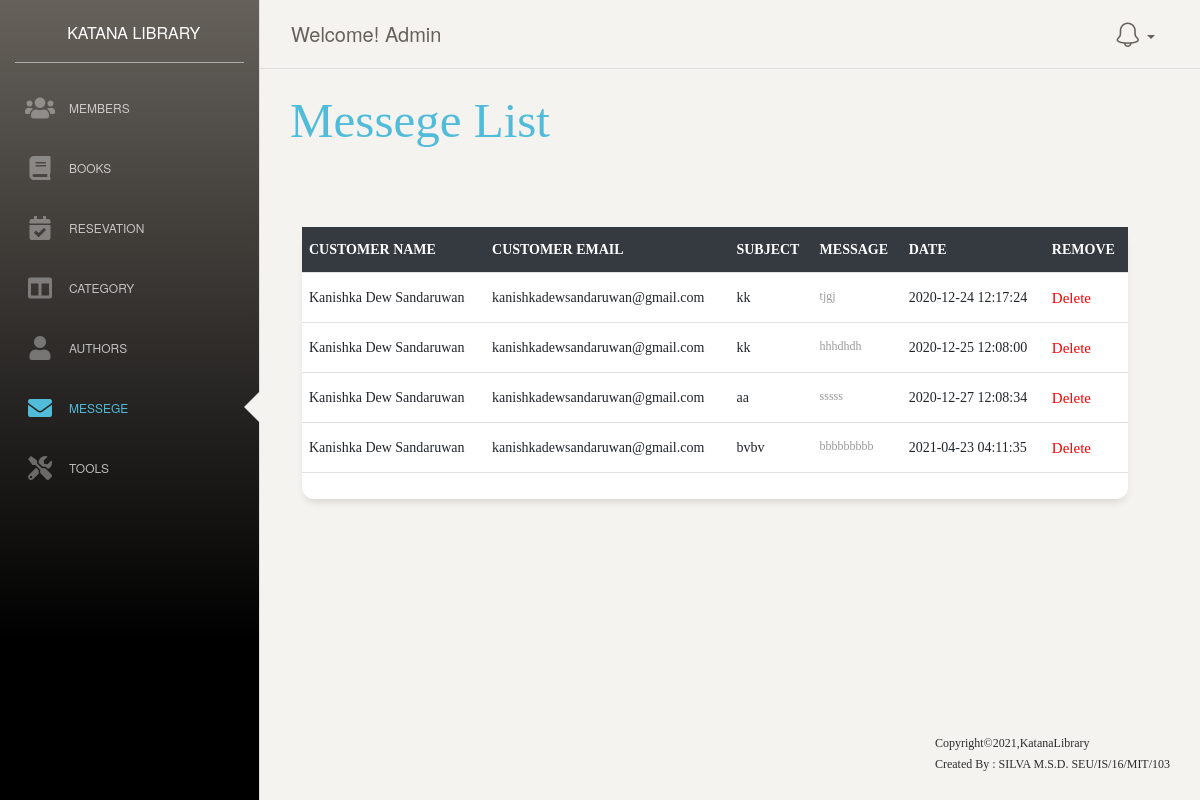
The app's page /admin/messege.php (signed in) with its own data.
### tables this page shows
CREATE TABLE `message` (
  `m_id` int(11) NOT NULL,
  `name` varchar(255) NOT NULL,
  `email` varchar(255) NOT NULL,
  `subject` varchar(255) NOT NULL,
  `message` varchar(255) NOT NULL,
  `trn_date` datetime NOT NULL,
  `msg_read` varchar(255) NOT NULL
);

### admin/messege.php (the view, shortened to what this page needs)
<?php
  require_once 'connection.php';
?>
<!doctype html>
<html lang="en">
<head>
  <link rel="stylesheet" href="https://pro.fontawesome.com/releases/v5.10.0/css/all.css"/>
<link href="https://cdn.jsdelivr.net/npm/bootstrap@5.0.0-beta3/dist/css/bootstrap.min.css" rel="stylesheet">
  <link href="./assets/css/bootstrap.min.css" rel="stylesheet" />
  <link href="./assets/css/paper-dashboard.css?v=2.0.1" rel="stylesheet" />
  <link href="./assets/demo/demo.css" rel="stylesheet" />
</head>
<body onload="myFunction()" class="">
  <div class="wrapper ">
    <div class="sidebar" data-color="dark" data-active-color="info">
      <div class="logo">
        <a href="https://www.creative-tim.com" class="simple-text logo-mini">
        </a>
        <a href="index.php" class="simple-text logo-normal">
          KATANA LIBRARY
        </a>
      </div>
      <div class="sidebar-wrapper">
        <ul class="nav">
          <li>
            <a href="member.php">
              <i class="fas fa-users"></i>
              <p>Members</p>
            </a>
          </li>
          <li>
            <a href="books.php">
              <i class="fas fa-book"></i>
              <p>Books</p>
            </a>
          </li>
          <li>
          <li>
            <a href="res.php">
              <i class="fas fa-calendar-check"></i>
              <p>Resevation</p>
            </a>
          </li>
          <li >
            <a href="cat.php">
              <i class="fas fa-columns"></i>
              <p>Category</p>
            </a>
          </li>
          <li>
            <a href="author.php">
              <i class="fas fa-user"></i>
              <p>Authors</p>
            </a>
          </li>
          <li class="active ">
            <a href="messege.php">
              <i class="fas fa-envelope"></i>
              <p>Messege</p>
            </a>
          </li>
          <li>
            <a href="custom.php">
              <i class="fas fa-tools"></i>
              <p>Tools</p>
            </a>
          </li>
        </ul>
      </div>
    </div>
    <div class="main-panel" style="height: 100vh;">
     <?php require_once "nav.php"; ?>
      <div class="content" style="font-family: \"Times New Roman\",Times, serif;">
          <div class="row mt-5">
                <div class="col-md-12">
                <div class="row">
            <div class="col-md-10">
              <h1 class="text-info" style="font-family: \"Times New Roman\",Times, serif;"><a style="text-decoration:none;" class="text-info" href="books.php">Messege List</a></h1>
            </div>
            <div class="row">
            <div class="col-md-12 mt-4" style="font-family: \"Times New Roman\",Times, serif;">
                       <div class="col-md-12 mt-4">
                        <div class="card">
                            <div class="table-responsive">
                                <table class="table v-middle">
                                    <thead>
                                        <tr class="bg-dark">
                                            <th class="border-top-0 text-white">Customer Name</th>
                                            <th class="border-top-0 text-white">Customer Email</th>
                                            <th class="border-top-0 text-white">Subject</th>
                                            <th class="border-top-0 text-white">Message</th>
                                            <th class="border-top-0 text-white">Date</th>
                                            <th class="border-top-0 text-white">Remove</th>
                                        </tr>
                                    </thead>
                                    <?php
                                    $count=1;
                                    $viewquery = " SELECT * FROM message";
                                    $viewresult = mysqli_query($con,$viewquery); ?>
                                    <tbody>
                                      <?php while($row = mysqli_fetch_assoc($viewresult)) { ?>
                                        <tr>
                                            <td><?php echo $row['name']; ?></td>
                                            <td><?php echo $row['email']; ?></td>
                                            <td><?php echo $row['subject']; ?></td>
                                            <td>
                                                <label class="label label-danger"><?php echo $row['message']; ?></label>
                                            </td>
                                            <td><?php echo $row['trn_date']; ?></td>
                                            <td><a style="text-decoration: none; color: red; font-size: 15px;" href="delete.php?m_id=<?php echo $row['m_id']; ?>">Delete</a></td>
                                        </tr>
                                        <?php   $count++; } ?>
                                    </tbody>
                                </table>
                            </div>
                        </div>
                    </div>
                    </div>
                </div>
            </div>
          </div>
        </div>
      <footer class="footer" style="position: absolute; bottom: 0; width: -webkit-fill-available;">
        <div class="container-fluid">
          <div class="row">
            <div class="credits ml-auto">
              <span class="copyright">
                Copyright©2021,KatanaLibrary  <br>Created By : SILVA M.S.D. SEU/IS/16/MIT/103
              </span>
            </div>
          </div>
        </div>
      </footer>
    </div>
  </div>
</body>
</html>

### records on screen
message: name "Kanishka Dew Sandaruwan", email "kanishkadewsandaruwan@gmail.com", subject "kk", message "tjgj", trn_date "2020-12-24 12:17:24"
message: name "Kanishka Dew Sandaruwan", email "kanishkadewsandaruwan@gmail.com", subject "kk", message "hhhdhdh", trn_date "2020-12-25 12:08:00"
message: name "Kanishka Dew Sandaruwan", email "kanishkadewsandaruwan@gmail.com", subject "aa", message "sssss", trn_date "2020-12-27 12:08:34"
message: name "Kanishka Dew Sandaruwan", email "kanishkadewsandaruwan@gmail.com", subject "bvbv", message "bbbbbbbbb", trn_date "2021-04-23 04:11:35"

### other values on screen
$_SESSION['username'] "Admin"
